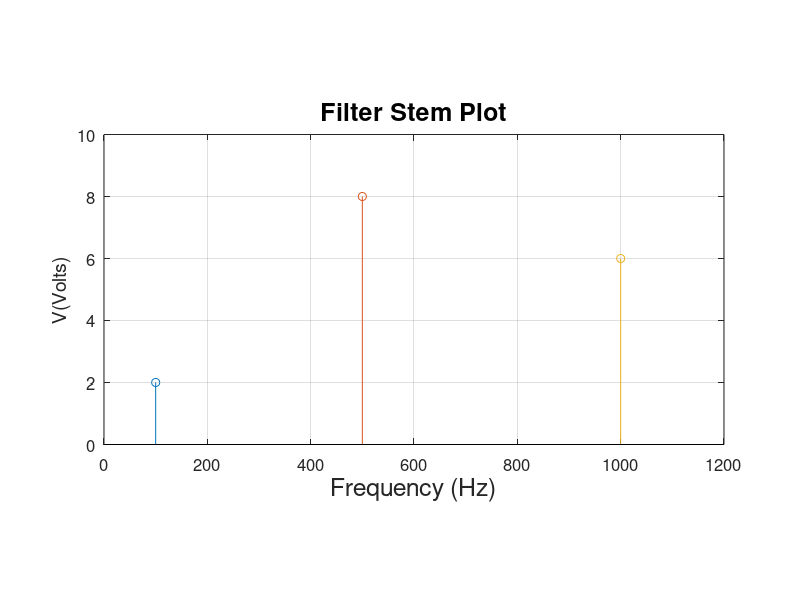

Here is the MATLAB script that generated this plot:
close all;
clear;
clc;

stem(100,2); %post coordinate on the stem plot
hold on;
stem(500,8);
stem(1000,6);
set(gca,'fontsize',12)%use gca to set the fonsize of the graph
title('Filter Stem Plot', 'fontsize', 18); % create the title
xlabel('Frequency (Hz)' , 'fontsize', 18); %x axis
ylabel('V(Volts)', 'fontsize', 14); %y axis

xlim([0, 1200]);
ylim([0, 10]);
pbaspect([2 1 1]);
grid on;